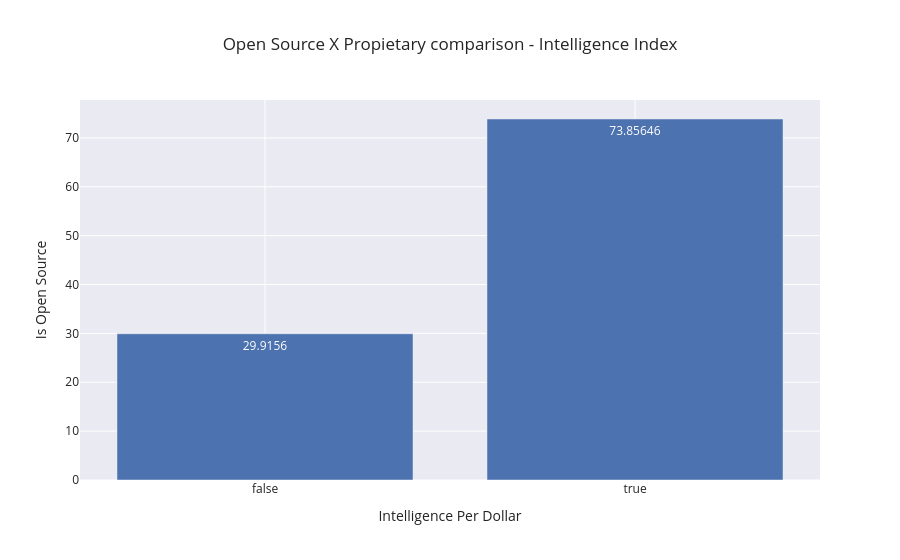

Notebook cell for this chart:
### Code cell
plot_performance_bar_interactive(df, 'is_open_source', 'intelligence_per_dollar', title='Open Source X Propietary comparison - Intelligence Index', n=20, calculate='mean')

### Figure 1 — Plotly figure (JSON) as saved in the notebook; plotly's stock layout.template omitted (floating-point values rounded to 4 significant figures)
{"data": [{"hovertemplate": "is_open_source=%{x}<br>intelligence_per_dollar=%{y}<extra></extra>", "legendgroup": "", "marker": {"color": "rgb(76,114,176)", "pattern": {"shape": ""}}, "name": "", "orientation": "v", "showlegend": false, "textposition": "auto", "texttemplate": "%{y}", "type": "bar", "x": [false, true], "xaxis": "x", "y": [29.92, 73.86], "yaxis": "y"}], "layout": {"barmode": "relative", "legend": {"tracegroupgap": 0}, "title": {"text": "Open Source X Propietary comparison - Intelligence Index"}, "xaxis": {"anchor": "y", "automargin": true, "domain": [0, 1], "tickformat": "d", "title": {"text": "Intelligence Per Dollar"}}, "yaxis": {"anchor": "x", "automargin": true, "domain": [0, 1], "title": {"text": "Is Open Source"}}}}
